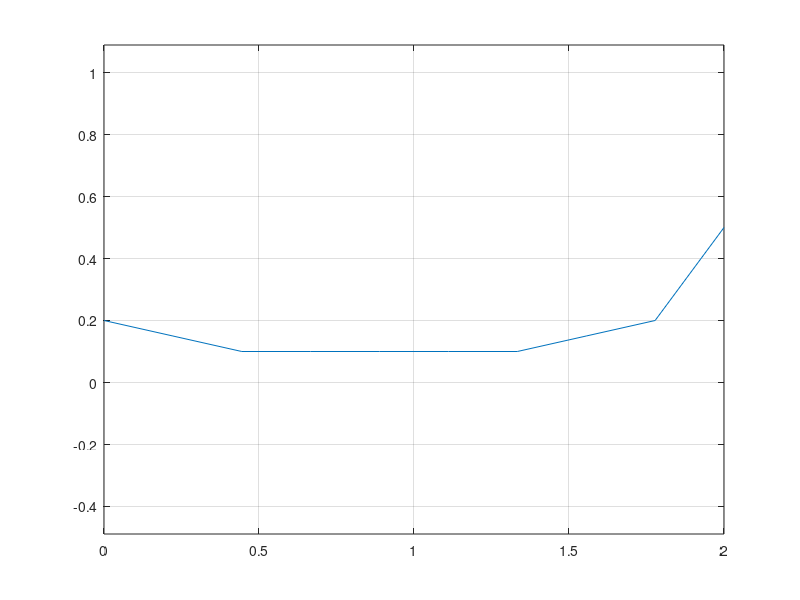

The MATLAB script that drew this image:
% Creates simple 2D geometry with the same horizontal length
% Edit panel_y to create the shape, and choose whether to output the plot
% Will maybe add importing splines from CAD if this works

plot_geometry = true;

length = 2;
width = 1;

num_panels = 10;
panel_x = 0:length/(num_panels-1):length;
panel_y = [0.2, 0.15, 0.1, 0.1, 0.1, 0.1, 0.1, 0.15, 0.2, 0.5];

if (plot_geometry == true)
    plot(panel_x, panel_y)
    axis equal
    grid on
end
